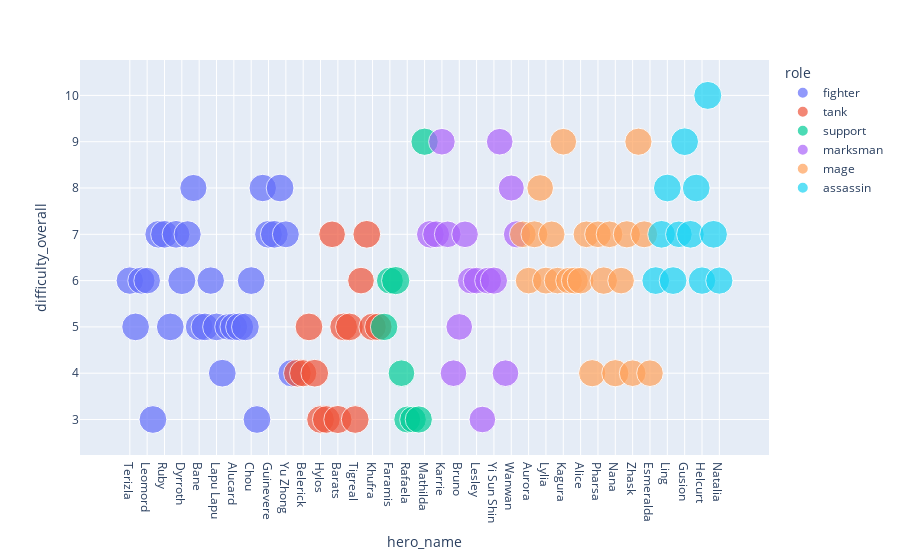

Write notebook code for a chart like this one.
### Code cell
fig = px.scatter(td_MLBB, x="hero_name", y="difficulty_overall",
                size="movement_spd", color="role")

# showing the plot
fig.show()

### Figure 1 — Plotly figure (JSON) as saved in the notebook; plotly's stock layout.template omitted (floating-point values rounded to 4 significant figures)
{"data": [{"hovertemplate": "role=fighter<br>hero_name=%{x}<br>difficulty_overall=%{y}<br>movement_spd=%{marker.size}<extra></extra>", "legendgroup": "fighter", "marker": {"color": "#636efa", "size": [255, 260, 250, 240, 260, 260, 260, 260, 260, 265, 250, 250, 260, 260, 255, 260, 260, 240, 260, 265, 260, 260, 260, 255, 260, 260, 260, 245, 255], "sizemode": "area", "sizeref": 0.675, "symbol": "circle"}, "mode": "markers", "name": "fighter", "orientation": "v", "showlegend": true, "type": "scatter", "x": ["Terizla", "Martis", "Thamuz", "Leomord", "Minsitthar", "Alpha", "Ruby", "Freya", "X.Borg", "Dyrroth", "Masha", "Khaleed", "Bane", "Argus", "Badang", "Lapu Lapu", "Hilda", "Roger", "Alucard", "Zilong", "Sun", "Chou", "Balmond", "Jawhead", "Guinevere", "Aldous", "Paquito", "Yu Zhong", "Silvanna"], "xaxis": "x", "y": [6, 5, 6, 6, 3, 7, 7, 5, 7, 6, 7, 8, 5, 5, 6, 5, 4, 5, 5, 5, 5, 6, 3, 8, 7, 7, 8, 7, 4], "yaxis": "y"}, {"hovertemplate": "role=tank<br>hero_name=%{x}<br>difficulty_overall=%{y}<br>movement_spd=%{marker.size}<extra></extra>", "legendgroup": "tank", "marker": {"color": "#EF553B", "size": [260, 250, 260, 260, 260, 260, 240, 268, 260, 260, 260, 240, 260, 255, 255], "sizemode": "area", "sizeref": 0.675, "symbol": "circle"}, "mode": "markers", "name": "tank", "orientation": "v", "showlegend": true, "type": "scatter", "x": ["Grock", "Belerick", "Lolita", "Akai", "Hylos", "Minotaur", "Baxia", "Barats", "Uranus", "Franco", "Tigreal", "Atlas", "Gatot Kaca", "Khufra", "Johnson"], "xaxis": "x", "y": [4, 4, 5, 4, 3, 3, 7, 3, 5, 5, 3, 6, 7, 5, 5], "yaxis": "y"}, {"hovertemplate": "role=support<br>hero_name=%{x}<br>difficulty_overall=%{y}<br>movement_spd=%{marker.size}<extra></extra>", "legendgroup": "support", "marker": {"color": "#00cc96", "size": [255, 245, 270, 240, 245, 240, 250, 252], "sizemode": "area", "sizeref": 0.675, "symbol": "circle"}, "mode": "markers", "name": "support", "orientation": "v", "showlegend": true, "type": "scatter", "x": ["Carmilla", "Faramis", "Kaja", "Estes", "Rafaela", "Angela", "Diggie", "Mathilda"], "xaxis": "x", "y": [5, 6, 6, 4, 3, 3, 3, 9], "yaxis": "y"}, {"hovertemplate": "role=marksman<br>hero_name=%{x}<br>difficulty_overall=%{y}<br>movement_spd=%{marker.size}<extra></extra>", "legendgroup": "marksman", "marker": {"color": "#ab63fa", "size": [260, 245, 240, 240, 240, 240, 240, 240, 240, 240, 245, 250, 240, 240, 230, 253], "sizemode": "area", "sizeref": 0.675, "symbol": "circle"}, "mode": "markers", "name": "marksman", "orientation": "v", "showlegend": true, "type": "scatter", "x": ["Irithel", "Kimmy", "Karrie", "Moskov", "Clint", "Bruno", "Popol and Kupa", "Granger", "Lesley", "Miya", "Hanabi", "Yi Sun Shin", "Claude", "Layla", "Wanwan", "Brody"], "xaxis": "x", "y": [7, 7, 9, 7, 4, 5, 7, 6, 6, 3, 6, 6, 9, 4, 8, 7], "yaxis": "y"}, {"hovertemplate": "role=mage<br>hero_name=%{x}<br>difficulty_overall=%{y}<br>movement_spd=%{marker.size}<extra></extra>", "legendgroup": "mage", "marker": {"color": "#FFA15A", "size": [240, 240, 245, 240, 245, 240, 240, 240, 240, 245, 240, 240, 250, 240, 255, 240, 250, 240, 250, 240, 250, 245, 240], "sizemode": "area", "sizeref": 0.675, "symbol": "circle"}, "mode": "markers", "name": "mage", "orientation": "v", "showlegend": true, "type": "scatter", "x": ["Lunox", "Aurora", "Vexana", "Harith", "Lylia", "Gord", "Cyclops", "Kagura", "Odette", "Valir", "Alice", "Kadita", "Eudora", "Pharsa", "Cecilion", "Chang'e", "Nana", "Harley", "Vale", "Zhask", "Luo Yi", "Yve", "Esmeralda"], "xaxis": "x", "y": [7, 6, 7, 8, 6, 7, 6, 9, 6, 6, 6, 7, 4, 7, 6, 7, 4, 6, 7, 4, 9, 7, 4], "yaxis": "y"}, {"hovertemplate": "role=assassin<br>hero_name=%{x}<br>difficulty_overall=%{y}<br>movement_spd=%{marker.size}<extra></extra>", "legendgroup": "assassin", "marker": {"color": "#19d3f3", "size": [260, 260, 260, 260, 240, 260, 260, 260, 255, 265, 260, 250], "sizemode": "area", "sizeref": 0.675, "symbol": "circle"}, "mode": "markers", "name": "assassin", "orientation": "v", "showlegend": true, "type": "scatter", "x": ["Saber", "Karina", "Ling", "Hanzo", "Selena", "Gusion", "Lancelot", "Hayabusa", "Helcurt", "Fanny", "Benedetta", "Natalia"], "xaxis": "x", "y": [6, 7, 8, 6, 7, 9, 7, 8, 6, 10, 7, 6], "yaxis": "y"}], "layout": {"autosize": true, "legend": {"itemsizing": "constant", "title": {"text": "role"}, "tracegroupgap": 0}, "margin": {"t": 60}, "xaxis": {"anchor": "y", "autorange": true, "domain": [0, 1], "range": [-7.78, 109.8], "title": {"text": "hero_name"}, "type": "category"}, "yaxis": {"anchor": "x", "autorange": true, "domain": [0, 1], "range": [1.549, 11.45], "title": {"text": "difficulty_overall"}, "type": "linear"}}}
